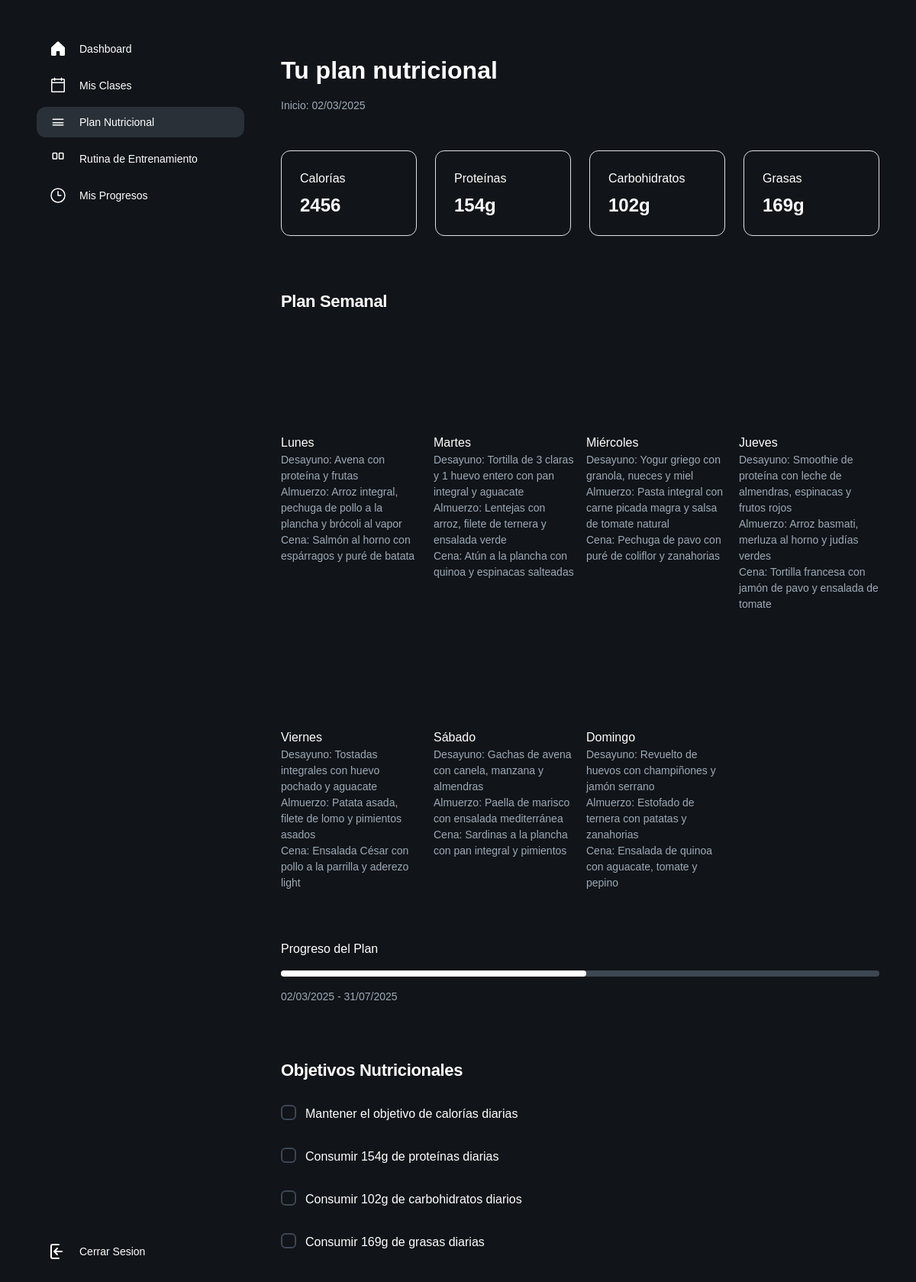
Page /index.php?controlador=nutricionPlan&action=home (signed in) on the committed database.
### tables this page shows
CREATE TABLE `planes_nutricionales` (
  `id` int(11) NOT NULL,
  `usuario_id` int(11) DEFAULT NULL,
  `fecha_inicio` date DEFAULT NULL,
  `fecha_fin` date DEFAULT NULL,
  `objetivo` enum('pérdida de peso','ganancia muscular','mantenimiento') DEFAULT NULL
);

CREATE TABLE `dieta_diaria` (
  `id` int(11) NOT NULL,
  `plan_id` int(11) DEFAULT NULL,
  `dia_semana` enum('Lunes','Martes','Miércoles','Jueves','Viernes','Sábado','Domingo') DEFAULT NULL,
  `comida` enum('Desayuno','Almuerzo','Cena','Snack') DEFAULT NULL,
  `descripcion` text DEFAULT NULL
);

### controller/nutricionPlan_controller.php (called while the page is built, shortened)
<?php
function home(){
    require_once("model/gimnasio_model.php");
    $datos = new Gimnasio_model();
    $plan_nutricional = $datos->get_plan_nutricional_by_id($_SESSION['nombre']);
    $dieta_diaria = null;
    $info_nutricional = null;
    if ($plan_nutricional) {
        $dieta_diaria = $datos->get_dieta_by_plan($plan_nutricional['id']);
        $info_nutricional = $datos->get_info_nutricional_plan($plan_nutricional['id']);
    }
    require_once("view/nutricionPlan_view.php");
}
?>

### model/conectar.php (called while the page is built)
<?php
class Conectar{
    public static function conexion(){
        try {
            $conexion=new mysqli("127.0.0.1","root","","gimnasio_db");
        } catch (Exception $e) {
            die('Error:'.$e->getMessage());
        }
        return $conexion;
    }
}
?>

### model/gimnasio_model.php (called while the page is built, shortened)
<?php
require_once 'conectar.php';
class Gimnasio_model {
    public $db;
    public function __construct() {
        $this->db = Conectar::conexion();
    }
    public function get_plan_nutricional_by_id($nombre) {
        $sql = "SELECT p.*, u.nombre as nombre_usuario
                FROM planes_nutricionales p
                JOIN usuarios u ON p.usuario_id = u.id_usuario
                WHERE u.nombre = ?";
        $stmt = $this->db->prepare($sql);
        $stmt->bind_param("s", $nombre);
        $stmt->execute();
        $resultado = $stmt->get_result();
        return $resultado->fetch_assoc();
    }
    public function get_dieta_by_plan($plan_id) {
        $sql = "SELECT * FROM dieta_diaria WHERE plan_id = $plan_id";
        $resultado = $this->db->query($sql);
        $dietas = array();
        while($row = $resultado->fetch_assoc()) {
            $dietas[] = $row;
        }
        return $dietas;
    }
    public function get_info_nutricional_plan($plan_id) {
        $sql = "SELECT
                SUM(a.calorias) as total_calorias,
                SUM(a.proteinas) as total_proteinas,
                SUM(a.carbohidratos) as total_carbohidratos,
                SUM(a.grasas) as total_grasas
                FROM dieta_diaria d
                JOIN alimentos a ON d.descripcion LIKE CONCAT('%', a.nombre, '%')
                WHERE d.plan_id = ?";
        $stmt = $this->db->prepare($sql);
        $stmt->bind_param("i", $plan_id);
        $stmt->execute();
        $resultado = $stmt->get_result();
        return $resultado->fetch_assoc();
    }
}
?>

### view/nutricionPlan_view.php (the view, shortened to what this page needs)
<html>
  <head>
    <script src="https://cdn.tailwindcss.com?plugins=forms,container-queries"></script>
  </head>
  <body>
    <div class="relative flex size-full min-h-screen flex-col bg-[#111418] dark group/design-root overflow-x-hidden" style='font-family: Lexend, "Noto Sans", sans-serif;'>
      <div class="layout-container flex h-full grow flex-col">
        <div class="gap-1 px-6 flex flex-1 justify-center py-5">
          <div class="layout-content-container flex flex-col w-80 fixed left-6 top-5 bottom-5">
            <div class="flex h-full min-h-[700px] flex-col justify-between bg-[#111418] p-4">
              <div class="flex flex-col gap-4">
                <div class="flex flex-col gap-2">
                  <div class="flex items-center gap-3 px-3 py-2">
                    <div class="text-white" data-icon="House" data-size="24px" data-weight="fill">
                    </div>
                    <a class="text-white text-sm font-medium leading-normal" href="index.php?controlador=home&action=home">Dashboard</a>
                  </div>
                  <div class="flex items-center gap-3 px-3 py-2">
                    <div class="text-white" data-icon="Calendar" data-size="24px" data-weight="regular">
                    </div>
                    <a class="text-white text-sm font-medium leading-normal" href="index.php?controlador=classShedule&action=home">Mis Clases</a>
                  </div>
                  <div class="flex items-center gap-3 px-3 py-2 rounded-xl bg-[#293038]">
                    <div class="text-white" data-icon="Apple" data-size="24px" data-weight="regular">
                      <svg xmlns="http://www.w3.org/2000/svg" width="24px" height="24px" fill="currentColor" viewBox="0 0 256 256">
                        <path d="M208,88a8,8,0,0,0-8-8H56a8,8,0,0,0,0,16H200A8,8,0,0,0,208,88Zm-8,72H56a8,8,0,0,0,0,16H200a8,8,0,0,0,0-16Zm0-32H56a8,8,0,0,0,0,16H200a8,8,0,0,0,0-16Z"></path>
                      </svg>
                    </div>
                    <a class="text-white text-sm font-medium leading-normal" href="index.php?controlador=nutricionPlan&action=home">Plan Nutricional</a>
                  </div>
                  <div class="flex items-center gap-3 px-3 py-2">
                    <div class="text-white" data-icon="Dumbbell" data-size="24px" data-weight="regular">
                    </div>
                    <a class="text-white text-sm font-medium leading-normal" href="index.php?controlador=rutina&action=home">Rutina de Entrenamiento</a>
                  </div>
                  <div class="flex items-center gap-3 px-3 py-2">
                    <div class="text-white" data-icon="Chart" data-size="24px" data-weight="regular">
                      <svg xmlns="http://www.w3.org/2000/svg" width="24px" height="24px" fill="currentColor" viewBox="0 0 256 256">
                        <path d="M128,24A104,104,0,1,0,232,128,104.11,104.11,0,0,0,128,24Zm0,192a88,88,0,1,1,88-88A88.1,88.1,0,0,1,128,216Zm48-88a8,8,0,0,1-8,8H128a8,8,0,0,1-8-8V72a8,8,0,0,1,16,0v48h40A8,8,0,0,1,176,128Z"></path>
                      </svg>
                    </div>
                    <a class="text-white text-sm font-medium leading-normal" href="index.php?controlador=progreso&action=home">Mis Progresos</a>
                  </div>
                </div>
              </div>
              <div class="flex flex-col gap-4">
                <div class="flex flex-col gap-1">
                  <div class="flex items-center gap-3 px-3 py-2">
                    <div class="text-white" data-icon="Question" data-size="24px" data-weight="regular">
                      <svg xmlns="http://www.w3.org/2000/svg" viewBox="0 0 24 24" width="24" height="24" fill="none" stroke="#FFFFFF" stroke-width="2" stroke-linecap="round" stroke-linejoin="round">
                        <path d="M13 3H5a2 2 0 0 0-2 2v14a2 2 0 0 0 2 2h8" />
                        <path d="M7 12h10M7 12l4-4M7 12l4 4" />
                      </svg>
                    </div>
                    <a class="text-white text-sm font-medium leading-normal" href="index.php?controlador=miembros&action=desconectar">Cerrar Sesion</a>
                  </div>
                </div>
              </div>
            </div>
          </div>
          <div class="layout-content-container flex flex-col max-w-[960px] flex-1 ml-[320px]">
            <div class="flex flex-wrap justify-between gap-3 p-4">
              <div class="flex min-w-72 flex-col gap-3">
                <p class="text-white tracking-light text-[32px] font-bold leading-tight">Tu plan nutricional</p>
                <p class="text-[#9daab8] text-sm font-normal leading-normal">Inicio: <?php echo date('d/m/Y', strtotime($plan_nutricional['fecha_inicio'])); ?></p>
              </div>
            </div>
            <div class="flex flex-wrap gap-4 p-4">
              <div class="flex min-w-[158px] flex-1 flex-col gap-2 rounded-xl p-6 border border-[#3c4753]">
                <p class="text-white text-base font-medium leading-normal">Calorías</p>
                <p class="text-white tracking-light text-2xl font-bold leading-tight"><?php echo round($info_nutricional['total_calorias']); ?></p>
              </div>
              <div class="flex min-w-[158px] flex-1 flex-col gap-2 rounded-xl p-6 border border-[#3c4753]">
                <p class="text-white text-base font-medium leading-normal">Proteínas</p>
                <p class="text-white tracking-light text-2xl font-bold leading-tight"><?php echo round($info_nutricional['total_proteinas']); ?>g</p>
              </div>
              <div class="flex min-w-[158px] flex-1 flex-col gap-2 rounded-xl p-6 border border-[#3c4753]">
                <p class="text-white text-base font-medium leading-normal">Carbohidratos</p>
                <p class="text-white tracking-light text-2xl font-bold leading-tight"><?php echo round($info_nutricional['total_carbohidratos']); ?>g</p>
              </div>
              <div class="flex min-w-[158px] flex-1 flex-col gap-2 rounded-xl p-6 border border-[#3c4753]">
                <p class="text-white text-base font-medium leading-normal">Grasas</p>
                <p class="text-white tracking-light text-2xl font-bold leading-tight"><?php echo round($info_nutricional['total_grasas']); ?>g</p>
              </div>
            </div>
            <h2 class="text-white text-[22px] font-bold leading-tight tracking-[-0.015em] px-4 pb-3 pt-5">Plan Semanal</h2>
            <div class="grid grid-cols-[repeat(auto-fit,minmax(158px,1fr))] gap-3 p-4">
              <?php
              $dias_semana = [
                'Lunes' => 'https://travelingua.es/wp-content/uploads/2023/11/comida-tipica-canada.jpg',
                'Martes' => 'https://sophiederam.com/wp-content/uploads/2022/05/alimentos-saudaveis-para-o-almoco.png',
                'Miércoles' => 'https://cdn.businessinsider.es/sites/navi.axelspringer.es/public/media/image/2023/04/plato-harvard-3006638.jpg?tf=3840x',
                'Jueves' => 'https://xurrosymas.mx/wp-content/uploads/2024/08/comida-saludable-1024x675.jpg',
                'Viernes' => 'https://www.clarin.com/2024/08/18/GwjPHUqMQ_2000x1500__1.jpg',
                'Sábado' => 'https://media-cdn.tripadvisor.com/media/photo-s/1a/44/72/cf/aprende-a-cocinar-comida.jpg',
                'Domingo' => 'https://cdn-3.expansion.mx/dims4/default/dc6563f/2147483647/strip/true/crop/1253x658+0+89/resize/1200x630!/format/jpg/quality/80/?url=https%3A%2F%2Fcdn-3.expansion.mx%2Fa9%2F68%2F255e44db4bc1be07dcc0b495e5ef%2Ftacos-comida-callejera-mexico.jpg'
              ];
              foreach ($dias_semana as $dia => $imagen) {
                  $comidas_dia = array_filter($dieta_diaria, function($comida) use ($dia) {
                      return $comida['dia_semana'] === $dia;
                  });
              ?>
              <div class="flex flex-col gap-3 pb-3">
                <div class="w-full bg-center bg-no-repeat aspect-video bg-cover rounded-xl" style="background-image: url('<?php echo $imagen; ?>');"></div>
                <div>
                  <p class="text-white text-base font-medium leading-normal"><?php echo $dia; ?></p>
                  <?php foreach ($comidas_dia as $comida): ?>
                  <p class="text-[#9daab8] text-sm font-normal leading-normal">
                    <?php echo $comida['comida']; ?>: <?php echo $comida['descripcion']; ?>
                  </p>
                  <?php endforeach; ?>
                </div>
              </div>
              <?php } ?>
            </div>
            <div class="flex flex-col gap-3 p-4">
              <div class="flex gap-6 justify-between">
                <p class="text-white text-base font-medium leading-normal">Progreso del Plan</p>
              </div>
              <div class="rounded bg-[#3c4753]">
                <?php
                $dias_transcurridos = (strtotime(date('Y-m-d')) - strtotime($plan_nutricional['fecha_inicio'])) / (60 * 60 * 24);
                $dias_totales = (strtotime($plan_nutricional['fecha_fin']) - strtotime($plan_nutricional['fecha_inicio'])) / (60 * 60 * 24);
                $porcentaje = min(100, max(0, ($dias_transcurridos / $dias_totales) * 100));
                ?>
                <div class="h-2 rounded bg-white" style="width: <?php echo $porcentaje; ?>%;"></div>
              </div>
              <p class="text-[#9daab8] text-sm font-normal leading-normal">
                <?php echo date('d/m/Y', strtotime($plan_nutricional['fecha_inicio'])); ?> -
                <?php echo date('d/m/Y', strtotime($plan_nutricional['fecha_fin'])); ?>
              </p>
            </div>
            <h2 class="text-white text-[22px] font-bold leading-tight tracking-[-0.015em] px-4 pb-3 pt-5">Objetivos Nutricionales</h2>
            <div class="px-4">
              <label class="flex gap-x-3 py-3 flex-row">
                <input type="checkbox" class="h-5 w-5 rounded border-[#3c4753] border-2 bg-transparent text-[#1568c1] checked:bg-[#1568c1] checked:border-[#1568c1] checked:bg-[image:--checkbox-tick-svg] focus:ring-0 focus:ring-offset-0 focus:border-[#3c4753] focus:outline-none" />
                <p class="text-white text-base font-normal leading-normal">Mantener el objetivo de calorías diarias</p>
              </label>
              <label class="flex gap-x-3 py-3 flex-row">
                <input type="checkbox" class="h-5 w-5 rounded border-[#3c4753] border-2 bg-transparent text-[#1568c1] checked:bg-[#1568c1] checked:border-[#1568c1] checked:bg-[image:--checkbox-tick-svg] focus:ring-0 focus:ring-offset-0 focus:border-[#3c4753] focus:outline-none" />
                <p class="text-white text-base font-normal leading-normal">Consumir <?php echo round($info_nutricional['total_proteinas']); ?>g de proteínas diarias</p>
              </label>
              <label class="flex gap-x-3 py-3 flex-row">
                <input type="checkbox" class="h-5 w-5 rounded border-[#3c4753] border-2 bg-transparent text-[#1568c1] checked:bg-[#1568c1] checked:border-[#1568c1] checked:bg-[image:--checkbox-tick-svg] focus:ring-0 focus:ring-offset-0 focus:border-[#3c4753] focus:outline-none" />
                <p class="text-white text-base font-normal leading-normal">Consumir <?php echo round($info_nutricional['total_carbohidratos']); ?>g de carbohidratos diarios</p>
              </label>
              <label class="flex gap-x-3 py-3 flex-row">
                <input type="checkbox" class="h-5 w-5 rounded border-[#3c4753] border-2 bg-transparent text-[#1568c1] checked:bg-[#1568c1] checked:border-[#1568c1] checked:bg-[image:--checkbox-tick-svg] focus:ring-0 focus:ring-offset-0 focus:border-[#3c4753] focus:outline-none" />
                <p class="text-white text-base font-normal leading-normal">Consumir <?php echo round($info_nutricional['total_grasas']); ?>g de grasas diarias</p>
              </label>
            </div>
          </div>
        </div>
      </div>
    </div>
  </body>
</html>

### assets/css/headercss.css (style rules this page uses)
html, body { margin: 0; padding: 0; box-sizing: border-box; }
* { font-family: 'Sora', sans-serif; }

### assets/css/landingPage.css (style rules this page uses)
body { font-family: 'sora', 'Noto Sans', sans-serif !important; background-color: #111418 !important; color: #ffffff !important; }

### rows in the picture
planes_nutricionales: fecha_inicio "02/03/2025", fecha_fin "31/07/2025"
dieta_diaria: comida "Desayuno", descripcion "Avena con proteína y frutas"
dieta_diaria: comida "Almuerzo", descripcion "Arroz integral, pechuga de pollo a la plancha y brócoli al vapor"
dieta_diaria: comida "Cena", descripcion "Salmón al horno con espárragos y puré de batata"
dieta_diaria: comida "Desayuno", descripcion "Tortilla de 3 claras y 1 huevo entero con pan integral y aguacate"
dieta_diaria: comida "Almuerzo", descripcion "Lentejas con arroz, filete de ternera y ensalada verde"
dieta_diaria: comida "Cena", descripcion "Atún a la plancha con quinoa y espinacas salteadas"
dieta_diaria: comida "Desayuno", descripcion "Yogur griego con granola, nueces y miel"
dieta_diaria: comida "Almuerzo", descripcion "Pasta integral con carne picada magra y salsa de tomate natural"
dieta_diaria: comida "Cena", descripcion "Pechuga de pavo con puré de coliflor y zanahorias"
dieta_diaria: comida "Desayuno", descripcion "Smoothie de proteína con leche de almendras, espinacas y frutos rojos"
dieta_diaria: comida "Almuerzo", descripcion "Arroz basmati, merluza al horno y judías verdes"
dieta_diaria: comida "Cena", descripcion "Tortilla francesa con jamón de pavo y ensalada de tomate"
dieta_diaria: comida "Desayuno", descripcion "Tostadas integrales con huevo pochado y aguacate"
dieta_diaria: comida "Almuerzo", descripcion "Patata asada, filete de lomo y pimientos asados"
dieta_diaria: comida "Cena", descripcion "Ensalada César con pollo a la parrilla y aderezo light"
dieta_diaria: comida "Desayuno", descripcion "Gachas de avena con canela, manzana y almendras"
dieta_diaria: comida "Almuerzo", descripcion "Paella de marisco con ensalada mediterránea"
dieta_diaria: comida "Cena", descripcion "Sardinas a la plancha con pan integral y pimientos"
dieta_diaria: comida "Desayuno", descripcion "Revuelto de huevos con champiñones y jamón serrano"
dieta_diaria: comida "Almuerzo", descripcion "Estofado de ternera con patatas y zanahorias"
dieta_diaria: comida "Cena", descripcion "Ensalada de quinoa con aguacate, tomate y pepino"

### other values in the picture
$info_nutricional['total_calorias'] "2456"
$info_nutricional['total_proteinas'] "154"
$info_nutricional['total_carbohidratos'] "102"
$info_nutricional['total_grasas'] "169"
$dia "Lunes"
$dia "Martes"
$dia "Miércoles"
$dia "Jueves"
$dia "Viernes"
$dia "Sábado"
$dia "Domingo"
